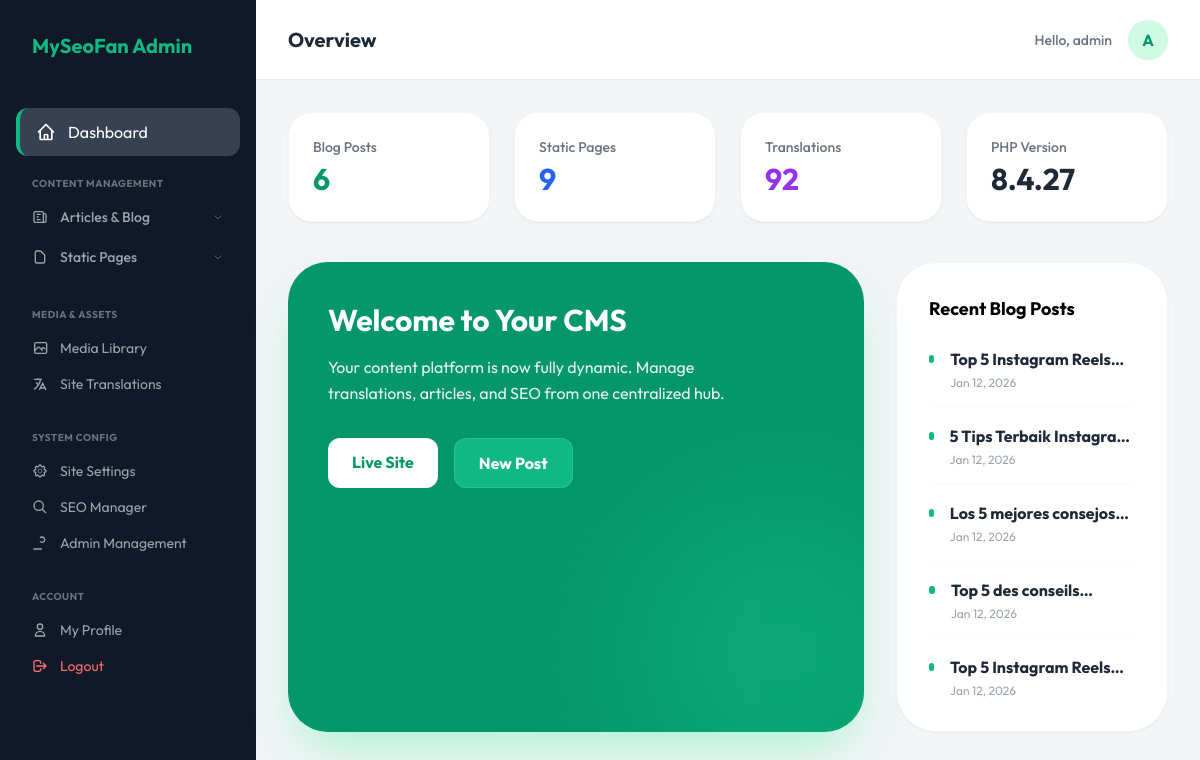
Page /admin/dashboard.php (signed in) on the committed database.
### tables this page shows
CREATE TABLE blog_posts (id INTEGER PRIMARY KEY AUTOINCREMENT, title TEXT, slug TEXT UNIQUE, content TEXT, thumbnail TEXT, lang_code TEXT DEFAULT 'en', meta_title TEXT, meta_description TEXT, created_at DATETIME DEFAULT CURRENT_TIMESTAMP, category TEXT DEFAULT 'General', translation_group TEXT);

### admin/dashboard.php (the view, shortened to what this page needs)
<?php
require_once '../includes/db.php';
$postCount = $pdo->query("SELECT COUNT(*) FROM blog_posts")->fetchColumn();
$pageCount = $pdo->query("SELECT COUNT(*) FROM pages")->fetchColumn();
$transCount = $pdo->query("SELECT COUNT(*) FROM translations")->fetchColumn();
$recentPosts = $pdo->query("SELECT title, created_at FROM blog_posts ORDER BY created_at DESC LIMIT 5")->fetchAll();
?>
<!DOCTYPE html>
<html lang="en">
<head>
    <script src="https://cdn.tailwindcss.com"></script>
</head>
<body class="flex">
    <?php include 'includes/sidebar.php'; ?>
    <main class="flex-1 min-h-screen">
        <header class="bg-white border-b border-gray-200 px-8 h-20 flex items-center justify-between">
            <h3 class="text-xl font-bold text-gray-800">Overview</h3>
            <div class="flex items-center gap-4">
                <span class="text-sm font-medium text-gray-500">Hello,
                    <?php echo htmlspecialchars($_SESSION['username']); ?>
                </span>
                <div
                    class="w-10 h-10 bg-emerald-100 text-emerald-600 rounded-full flex items-center justify-center font-bold">
                    A</div>
            </div>
        </header>
        <div class="p-8">
            <div class="grid grid-cols-1 md:grid-cols-4 gap-6 mb-10">
                <div class="bg-white p-6 rounded-3xl shadow-sm border border-gray-100">
                    <p class="text-sm text-gray-500 font-medium mb-1">Blog Posts</p>
                    <h4 class="text-3xl font-bold text-emerald-600"><?php echo $postCount; ?></h4>
                </div>
                <div class="bg-white p-6 rounded-3xl shadow-sm border border-gray-100">
                    <p class="text-sm text-gray-500 font-medium mb-1">Static Pages</p>
                    <h4 class="text-3xl font-bold text-blue-600"><?php echo $pageCount; ?></h4>
                </div>
                <div class="bg-white p-6 rounded-3xl shadow-sm border border-gray-100">
                    <p class="text-sm text-gray-500 font-medium mb-1">Translations</p>
                    <h4 class="text-3xl font-bold text-purple-600"><?php echo $transCount; ?></h4>
                </div>
                <div class="bg-white p-6 rounded-3xl shadow-sm border border-gray-100">
                    <p class="text-sm text-gray-500 font-medium mb-1">PHP Version</p>
                    <h4 class="text-3xl font-bold text-gray-800"><?php echo phpversion(); ?></h4>
                </div>
            </div>
            <div class="grid md:grid-cols-3 gap-8 mb-10">
                <div
                    class="md:col-span-2 bg-emerald-600 rounded-[2.5rem] p-10 text-white relative overflow-hidden shadow-2xl shadow-emerald-200">
                    <div class="relative z-10">
                        <h2 class="text-3xl font-bold mb-4">Welcome to Your CMS</h2>
                        <p class="opacity-90 leading-relaxed max-w-md">
                            Your content platform is now fully dynamic. Manage translations, articles, and SEO from one
                            centralized hub.
                        </p>
                        <div class="flex gap-4 mt-8">
                            <a href="../index.php" target="_blank"
                                class="px-6 py-3 bg-white text-emerald-600 rounded-xl font-bold hover:bg-gray-100 transition-all">
                                Live Site
                            </a>
                            <a href="blog.php?action=add"
                                class="px-6 py-3 bg-emerald-500 text-white rounded-xl font-bold hover:bg-emerald-400 transition-all border border-emerald-400/50">
                                New Post
                            </a>
                        </div>
                    </div>
                    <div
                        class="absolute -right-20 -bottom-20 w-80 h-80 bg-emerald-500 rounded-full opacity-50 blur-3xl">
                    </div>
                </div>
                <div class="bg-white p-8 rounded-[2.5rem] shadow-sm border border-gray-100">
                    <h4 class="text-lg font-bold mb-6">Recent Blog Posts</h4>
                    <div class="space-y-4">
                        <?php foreach ($recentPosts as $p): ?>
                            <div class="flex items-start gap-4 pb-4 border-b border-gray-50 last:border-0 last:pb-0">
                                <div class="w-2 h-2 mt-2 bg-emerald-500 rounded-full"></div>
                                <div>
                                    <p class="font-bold text-gray-800 line-clamp-1">
                                        <?php echo htmlspecialchars($p['title']); ?>
                                    </p>
                                    <p class="text-xs text-gray-400 mt-1">
                                        <?php echo date('M d, Y', strtotime($p['created_at'])); ?>
                                    </p>
                                </div>
                            </div>
                        <?php endforeach; ?>
                    </div>
                </div>
            </div>
        </div>
    </main>
</body>
</html>

### admin/dashboard.php (style rules this page uses)
body { font-family: 'Outfit', sans-serif; background: #f3f4f6; }

### rows in the picture
blog_posts: title "Top 5 Instagram…", created_at "Jan 12, 2026"
blog_posts: title "5 Tips Terbaik…", created_at "Jan 12, 2026"
blog_posts: title "Los 5 mejores…", created_at "Jan 12, 2026"
blog_posts: title "Top 5 des…", created_at "Jan 12, 2026"
blog_posts: title "Top 5 Instagram…", created_at "Jan 12, 2026"

### other values in the picture
$_SESSION['username'] "admin"
$postCount "6"
$pageCount "9"
$transCount "92"
phpversion() "8.4.27"
